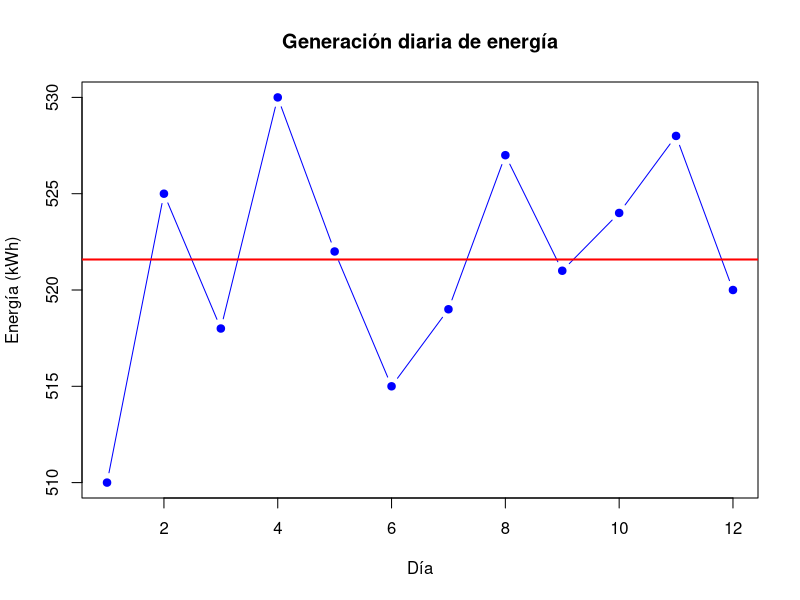
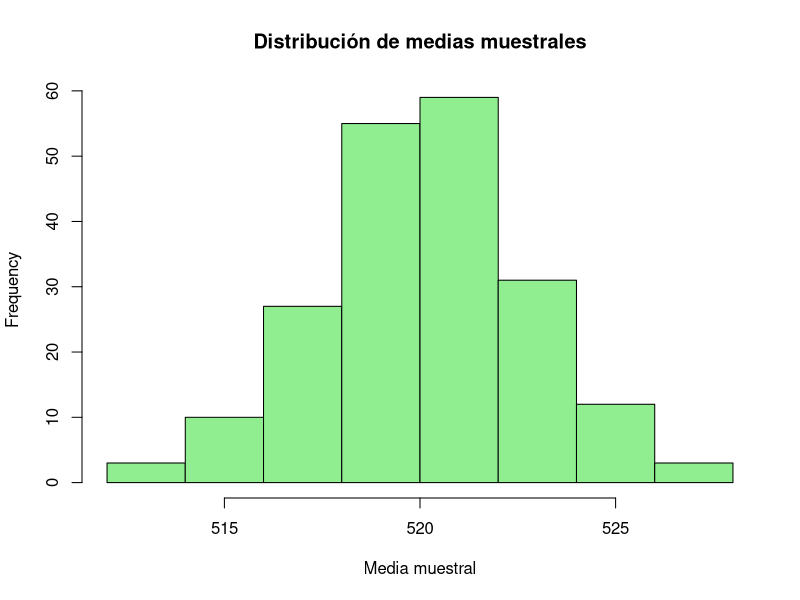

Write the R code that produced these figures, in order.
## ---- chunk 1
energia <- c(510, 525, 518, 530, 522, 515,
             519, 527, 521, 524, 528, 520)
energia
## ---- chunk 2
mean(energia)
## ---- chunk 3
var(energia)
## ---- chunk 4
sd(energia)
## ---- chunk 5
plot(energia,
     type = 'b',
     pch = 19,
     col = 'blue',
     main = 'Generación diaria de energía',
     xlab = 'Día',
     ylab = 'Energía (kWh)')
abline(h = mean(energia), col = 'red', lwd = 2)
## ---- chunk 6
sd(energia)/sqrt(length(energia))
## ---- chunk 7
set.seed(123)
medias <- numeric(200)

for(i in 1:200){
  muestra <- rnorm(15, mean = 520, sd = 10)
  medias[i] <- mean(muestra)
}

hist(medias,
     col = 'lightgreen',
     main = 'Distribución de medias muestrales',
     xlab = 'Media muestral')
